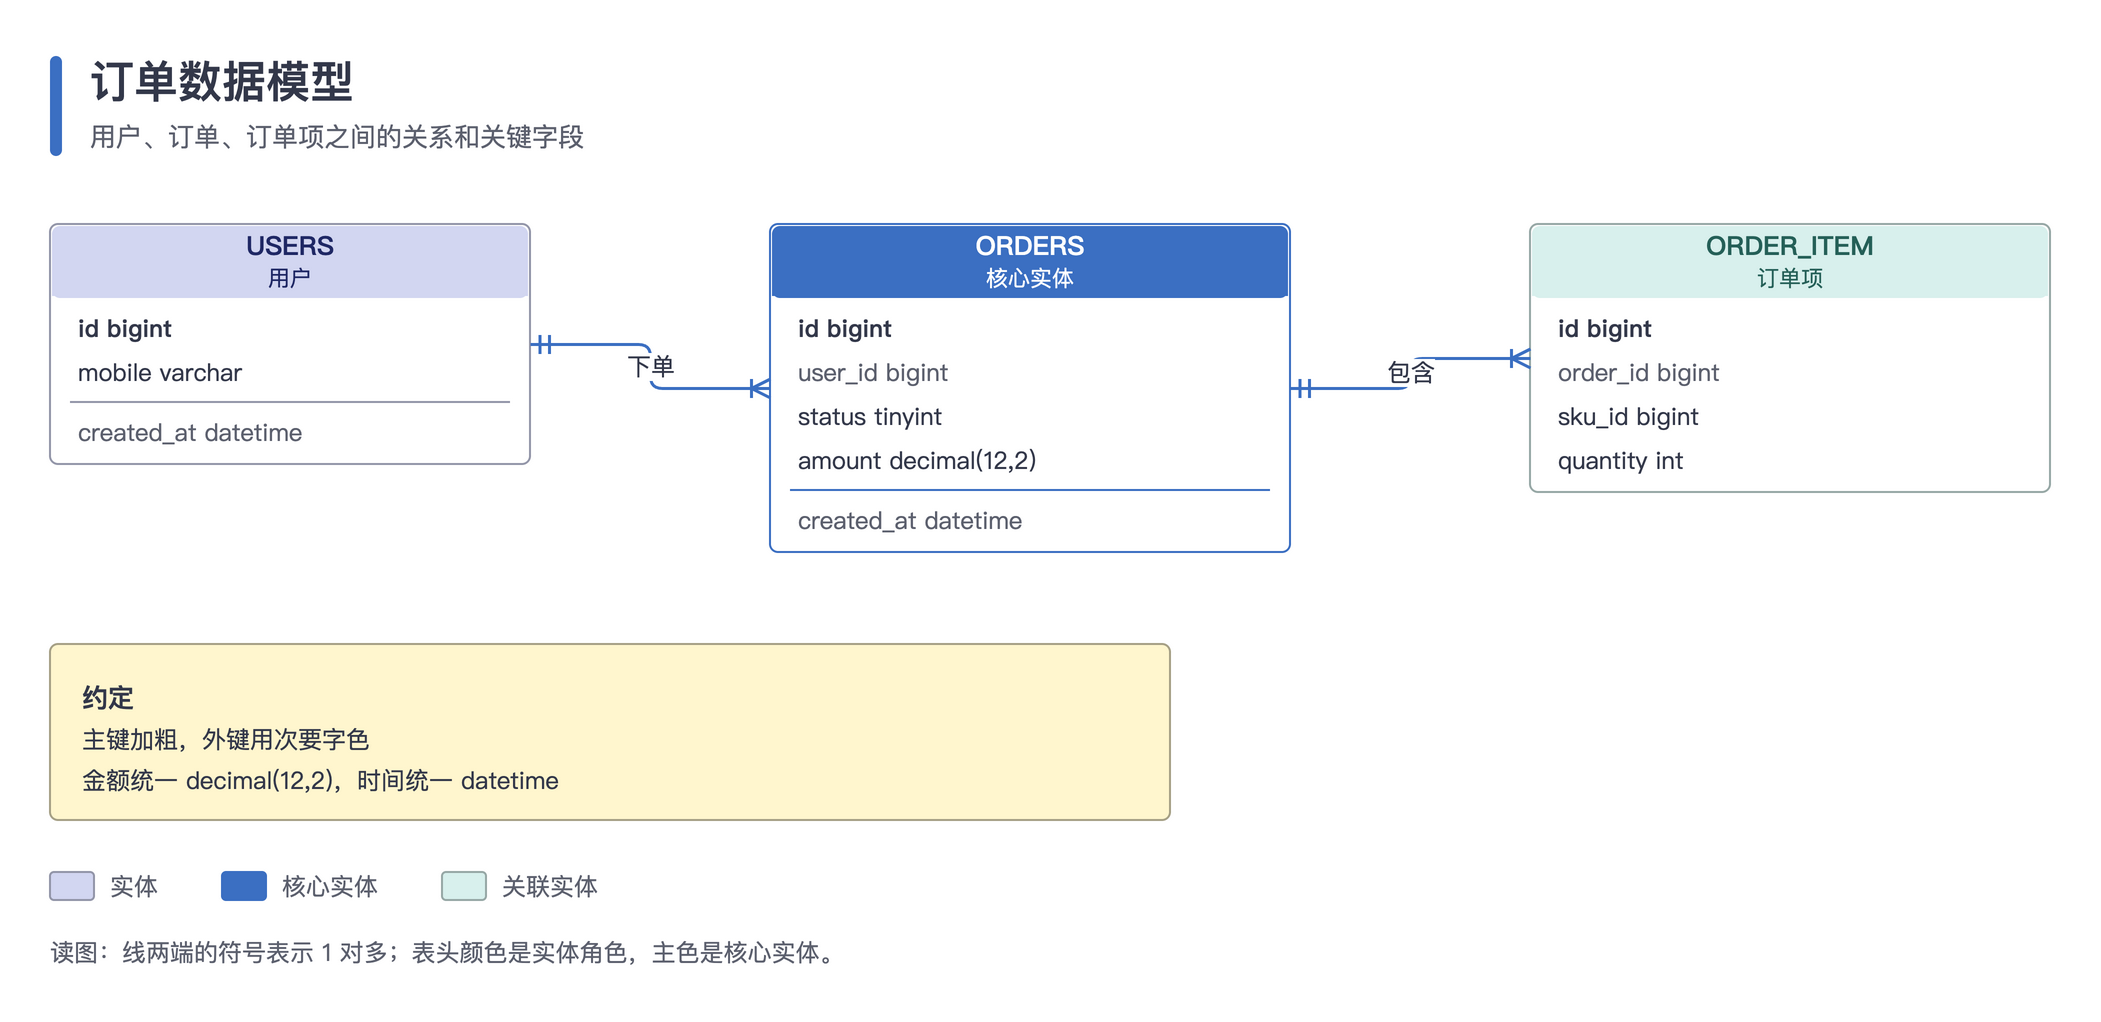

The script that saved this image:
#!/usr/bin/env python3
"""ER 图：每个实体是一张表格卡片，表头用角色色，主键加粗、外键次要色，关系线标注基数。

用到：table（pk / fk / sep / muted）、ER 鸟足箭头、key 核心实体。
运行后在本目录生成 er.drawio 和 er.png。
"""
import os
import sys

HERE = os.path.dirname(os.path.abspath(__file__))
sys.path.insert(0, os.path.join(os.path.dirname(HERE), 'scripts'))
from drawio_kit import Diagram  # noqa: E402

MIN_SIDE = int(os.environ.get('DIAGRAM_MIN_SIDE', 4000))

d = Diagram('订单数据模型', '用户、订单、订单项之间的关系和关键字段')
users = d.table(40, 120, 240, 'USERS', [('id  bigint', 'pk'), 'mobile  varchar', ('', 'sep'), ('created_at  datetime', 'muted')],
                role='lav', sub='用户')
orders = d.table(400, 120, 260, 'ORDERS', [('id  bigint', 'pk'), ('user_id  bigint', 'fk'), 'status  tinyint',
                                           'amount  decimal(12,2)', ('', 'sep'), ('created_at  datetime', 'muted')],
                 role='key', sub='核心实体')
items = d.table(780, 120, 260, 'ORDER_ITEM', [('id  bigint', 'pk'), ('order_id  bigint', 'fk'), 'sku_id  bigint', 'quantity  int'],
                role='mint', sub='订单项')

d.edge(users, orders, '下单', src='R', dst='L', arrow='ERoneToMany', start_arrow='ERmandOne')
d.edge(orders, items, '包含', src='R', dst='L', arrow='ERoneToMany', start_arrow='ERmandOne')

y = d.panel(40, 330, 560, '约定', ['主键加粗，外键用次要字色', '金额统一 decimal(12,2)，时间统一 datetime'])
d.legend(40, y + 24, [('lav', '实体'), ('key', '核心实体'), ('mint', '关联实体')])
d.footer(40, y + 56, '读图：线两端的符号表示 1 对多；表头颜色是实体角色，主色是核心实体。')

name = os.path.join(HERE, 'er')
d.save(name + '.drawio')
d.export(name + '.drawio', name + '.png', scale=d.scale_for(MIN_SIDE))
